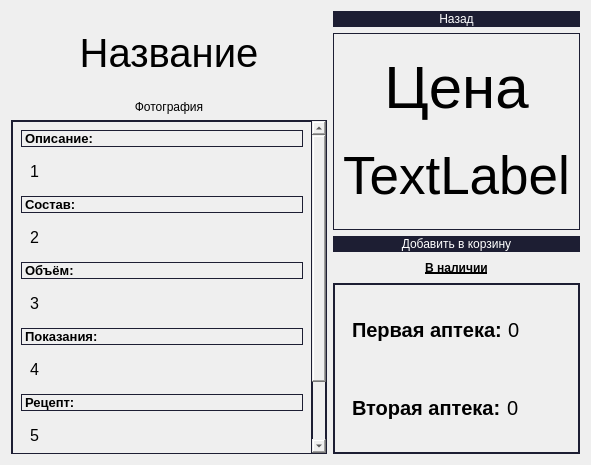
<?xml version="1.0" encoding="UTF-8"?>
<ui version="4.0">
 <class>Product</class>
 <widget class="QWidget" name="Product">
  <property name="geometry">
   <rect>
    <x>0</x>
    <y>0</y>
    <width>591</width>
    <height>465</height>
   </rect>
  </property>
  <property name="windowTitle">
   <string>Form</string>
  </property>
  <layout class="QGridLayout" name="gridLayout" columnstretch="80,20">
   <item row="0" column="0">
    <layout class="QVBoxLayout" name="verticalLayout_2" stretch="10,50,40">
     <item>
      <widget class="QLabel" name="label_3">
       <property name="font">
        <font>
         <pointsize>30</pointsize>
        </font>
       </property>
       <property name="styleSheet">
        <string notr="true">border: 0px solid #1d1e33;</string>
       </property>
       <property name="text">
        <string>Название</string>
       </property>
       <property name="alignment">
        <set>Qt::AlignCenter</set>
       </property>
      </widget>
     </item>
     <item>
      <widget class="QLabel" name="label">
       <property name="sizePolicy">
        <sizepolicy hsizetype="Minimum" vsizetype="Maximum">
         <horstretch>0</horstretch>
         <verstretch>0</verstretch>
        </sizepolicy>
       </property>
       <property name="styleSheet">
        <string notr="true">border: 0px solid #1d1e33;</string>
       </property>
       <property name="text">
        <string>Фотография</string>
       </property>
       <property name="alignment">
        <set>Qt::AlignCenter</set>
       </property>
      </widget>
     </item>
     <item>
      <widget class="QScrollArea" name="scrollArea">
       <property name="styleSheet">
        <string notr="true">border: 1px solid #1d1e33;</string>
       </property>
       <property name="horizontalScrollBarPolicy">
        <enum>Qt::ScrollBarAlwaysOff</enum>
       </property>
       <property name="sizeAdjustPolicy">
        <enum>QAbstractScrollArea::AdjustIgnored</enum>
       </property>
       <property name="widgetResizable">
        <bool>true</bool>
       </property>
       <widget class="QWidget" name="scrollAreaWidgetContents">
        <property name="geometry">
         <rect>
          <x>0</x>
          <y>-80</y>
          <width>298</width>
          <height>414</height>
         </rect>
        </property>
        <layout class="QVBoxLayout" name="verticalLayout_6">
         <item>
          <widget class="QLabel" name="label_2">
           <property name="font">
            <font>
             <pointsize>10</pointsize>
             <weight>75</weight>
             <bold>true</bold>
            </font>
           </property>
           <property name="text">
            <string>Описание:</string>
           </property>
          </widget>
         </item>
         <item>
          <widget class="QGroupBox" name="groupBox_2">
           <property name="styleSheet">
            <string notr="true">border: 0px solid  #1d1e33;</string>
           </property>
           <property name="title">
            <string/>
           </property>
           <layout class="QHBoxLayout" name="horizontalLayout_3" stretch="80">
            <item>
             <widget class="QLabel" name="label_7">
              <property name="font">
               <font>
                <pointsize>12</pointsize>
               </font>
              </property>
              <property name="text">
               <string>1</string>
              </property>
              <property name="alignment">
               <set>Qt::AlignLeading|Qt::AlignLeft|Qt::AlignVCenter</set>
              </property>
             </widget>
            </item>
           </layout>
          </widget>
         </item>
         <item>
          <widget class="QLabel" name="label_20">
           <property name="font">
            <font>
             <pointsize>10</pointsize>
             <weight>75</weight>
             <bold>true</bold>
            </font>
           </property>
           <property name="text">
            <string>Состав:</string>
           </property>
          </widget>
         </item>
         <item>
          <widget class="QGroupBox" name="groupBox_9">
           <property name="styleSheet">
            <string notr="true">border: 0px solid  #1d1e33;</string>
           </property>
           <property name="title">
            <string/>
           </property>
           <layout class="QHBoxLayout" name="horizontalLayout_2" stretch="0">
            <item>
             <widget class="QLabel" name="label_21">
              <property name="font">
               <font>
                <pointsize>12</pointsize>
               </font>
              </property>
              <property name="text">
               <string>2</string>
              </property>
              <property name="alignment">
               <set>Qt::AlignLeading|Qt::AlignLeft|Qt::AlignVCenter</set>
              </property>
             </widget>
            </item>
           </layout>
          </widget>
         </item>
         <item>
          <widget class="QLabel" name="label_4">
           <property name="font">
            <font>
             <pointsize>10</pointsize>
             <weight>75</weight>
             <bold>true</bold>
            </font>
           </property>
           <property name="text">
            <string>Объём:</string>
           </property>
          </widget>
         </item>
         <item>
          <widget class="QGroupBox" name="groupBox_3">
           <property name="styleSheet">
            <string notr="true">border: 0px solid  #1d1e33;</string>
           </property>
           <property name="title">
            <string/>
           </property>
           <layout class="QHBoxLayout" name="horizontalLayout_4" stretch="80">
            <item>
             <widget class="QLabel" name="label_8">
              <property name="font">
               <font>
                <pointsize>12</pointsize>
               </font>
              </property>
              <property name="text">
               <string>3</string>
              </property>
              <property name="alignment">
               <set>Qt::AlignLeading|Qt::AlignLeft|Qt::AlignVCenter</set>
              </property>
             </widget>
            </item>
           </layout>
          </widget>
         </item>
         <item>
          <widget class="QLabel" name="label_5">
           <property name="font">
            <font>
             <pointsize>10</pointsize>
             <weight>75</weight>
             <bold>true</bold>
            </font>
           </property>
           <property name="text">
            <string>Показания:</string>
           </property>
          </widget>
         </item>
         <item>
          <widget class="QGroupBox" name="groupBox_4">
           <property name="styleSheet">
            <string notr="true">border: 0px solid  #1d1e33;</string>
           </property>
           <property name="title">
            <string/>
           </property>
           <layout class="QHBoxLayout" name="horizontalLayout_5" stretch="80">
            <item>
             <widget class="QLabel" name="label_9">
              <property name="font">
               <font>
                <pointsize>12</pointsize>
               </font>
              </property>
              <property name="text">
               <string>4</string>
              </property>
              <property name="alignment">
               <set>Qt::AlignLeading|Qt::AlignLeft|Qt::AlignVCenter</set>
              </property>
             </widget>
            </item>
           </layout>
          </widget>
         </item>
         <item>
          <widget class="QLabel" name="label_6">
           <property name="font">
            <font>
             <pointsize>10</pointsize>
             <weight>75</weight>
             <bold>true</bold>
            </font>
           </property>
           <property name="text">
            <string>Рецепт:</string>
           </property>
          </widget>
         </item>
         <item>
          <widget class="QGroupBox" name="groupBox_5">
           <property name="font">
            <font>
             <weight>75</weight>
             <bold>true</bold>
            </font>
           </property>
           <property name="styleSheet">
            <string notr="true">border: 0px solid  #1d1e33;</string>
           </property>
           <property name="title">
            <string/>
           </property>
           <layout class="QHBoxLayout" name="horizontalLayout_6" stretch="80">
            <item>
             <widget class="QLabel" name="label_10">
              <property name="font">
               <font>
                <pointsize>12</pointsize>
                <weight>50</weight>
                <bold>false</bold>
               </font>
              </property>
              <property name="text">
               <string>5</string>
              </property>
              <property name="alignment">
               <set>Qt::AlignLeading|Qt::AlignLeft|Qt::AlignVCenter</set>
              </property>
             </widget>
            </item>
           </layout>
          </widget>
         </item>
         <item>
          <widget class="QLabel" name="label_18">
           <property name="font">
            <font>
             <pointsize>10</pointsize>
             <weight>75</weight>
             <bold>true</bold>
            </font>
           </property>
           <property name="text">
            <string>Болезни:</string>
           </property>
          </widget>
         </item>
         <item>
          <widget class="QGroupBox" name="groupBox_8">
           <property name="styleSheet">
            <string notr="true">border: 0px solid  #1d1e33;</string>
           </property>
           <property name="title">
            <string/>
           </property>
           <layout class="QHBoxLayout" name="horizontalLayout" stretch="80">
            <item>
             <widget class="QLabel" name="label_19">
              <property name="font">
               <font>
                <pointsize>12</pointsize>
               </font>
              </property>
              <property name="text">
               <string>6</string>
              </property>
              <property name="alignment">
               <set>Qt::AlignLeading|Qt::AlignLeft|Qt::AlignVCenter</set>
              </property>
             </widget>
            </item>
           </layout>
          </widget>
         </item>
        </layout>
       </widget>
      </widget>
     </item>
    </layout>
   </item>
   <item row="0" column="1">
    <layout class="QVBoxLayout" name="verticalLayout" stretch="10,40,10,40">
     <item>
      <widget class="QPushButton" name="pushButton_2">
       <property name="styleSheet">
        <string notr="true">background-color: #1d1e33;
color: #ffffff;
border: 1px solid  #1d1e33;
border-radius: 25px;
font-size: 20px+1vw;</string>
       </property>
       <property name="text">
        <string>Назад</string>
       </property>
      </widget>
     </item>
     <item>
      <widget class="QGroupBox" name="groupBox">
       <property name="styleSheet">
        <string notr="true">border: 1px solid #1d1e33;</string>
       </property>
       <property name="title">
        <string/>
       </property>
       <layout class="QVBoxLayout" name="verticalLayout_3">
        <property name="spacing">
         <number>1</number>
        </property>
        <item>
         <widget class="QLabel" name="label_11">
          <property name="font">
           <font>
            <pointsize>45</pointsize>
            <weight>50</weight>
            <bold>false</bold>
            <underline>false</underline>
           </font>
          </property>
          <property name="styleSheet">
           <string notr="true">border: 0px solid #1d1e33;</string>
          </property>
          <property name="text">
           <string>Цена</string>
          </property>
          <property name="alignment">
           <set>Qt::AlignCenter</set>
          </property>
         </widget>
        </item>
        <item>
         <widget class="QLabel" name="label_12">
          <property name="font">
           <font>
            <pointsize>40</pointsize>
           </font>
          </property>
          <property name="styleSheet">
           <string notr="true">border: 0px solid #1d1e33;</string>
          </property>
          <property name="text">
           <string>TextLabel</string>
          </property>
          <property name="alignment">
           <set>Qt::AlignCenter</set>
          </property>
         </widget>
        </item>
       </layout>
      </widget>
     </item>
     <item>
      <widget class="QPushButton" name="pushButton">
       <property name="styleSheet">
        <string notr="true">background-color: #1d1e33;
color: #ffffff;
border: 1px solid  #1d1e33;
border-radius: 20px;
font-size: 20px+1vw;</string>
       </property>
       <property name="text">
        <string>Добавить в корзину</string>
       </property>
      </widget>
     </item>
     <item>
      <layout class="QVBoxLayout" name="verticalLayout_4" stretch="10,90">
       <item>
        <widget class="QLabel" name="label_13">
         <property name="font">
          <font>
           <weight>75</weight>
           <bold>true</bold>
           <underline>true</underline>
          </font>
         </property>
         <property name="text">
          <string>В наличии</string>
         </property>
         <property name="alignment">
          <set>Qt::AlignCenter</set>
         </property>
        </widget>
       </item>
       <item>
        <widget class="QScrollArea" name="scrollArea_2">
         <property name="styleSheet">
          <string notr="true">border: 1px solid #1d1e33;</string>
         </property>
         <property name="widgetResizable">
          <bool>true</bool>
         </property>
         <widget class="QWidget" name="scrollAreaWidgetContents_2">
          <property name="geometry">
           <rect>
            <x>0</x>
            <y>0</y>
            <width>242</width>
            <height>159</height>
           </rect>
          </property>
          <layout class="QVBoxLayout" name="verticalLayout_5">
           <item>
            <widget class="QGroupBox" name="groupBox_6">
             <property name="styleSheet">
              <string notr="true">border: 0px solid  #1d1e33;</string>
             </property>
             <property name="title">
              <string/>
             </property>
             <layout class="QHBoxLayout" name="horizontalLayout_8">
              <item>
               <widget class="QLabel" name="label_14">
                <property name="font">
                 <font>
                  <pointsize>15</pointsize>
                  <weight>75</weight>
                  <bold>true</bold>
                 </font>
                </property>
                <property name="text">
                 <string>Первая аптека:</string>
                </property>
               </widget>
              </item>
              <item>
               <widget class="QLabel" name="label_17">
                <property name="font">
                 <font>
                  <pointsize>15</pointsize>
                 </font>
                </property>
                <property name="text">
                 <string>0</string>
                </property>
               </widget>
              </item>
             </layout>
            </widget>
           </item>
           <item>
            <widget class="QGroupBox" name="groupBox_7">
             <property name="styleSheet">
              <string notr="true">border: 0px solid  #1d1e33;</string>
             </property>
             <property name="title">
              <string/>
             </property>
             <layout class="QHBoxLayout" name="horizontalLayout_9">
              <item>
               <widget class="QLabel" name="label_15">
                <property name="font">
                 <font>
                  <pointsize>15</pointsize>
                  <weight>75</weight>
                  <bold>true</bold>
                 </font>
                </property>
                <property name="text">
                 <string>Вторая аптека:</string>
                </property>
               </widget>
              </item>
              <item>
               <widget class="QLabel" name="label_16">
                <property name="font">
                 <font>
                  <pointsize>15</pointsize>
                 </font>
                </property>
                <property name="text">
                 <string>0</string>
                </property>
               </widget>
              </item>
             </layout>
            </widget>
           </item>
          </layout>
         </widget>
        </widget>
       </item>
      </layout>
     </item>
    </layout>
   </item>
  </layout>
 </widget>
 <resources/>
 <connections/>
</ui>
